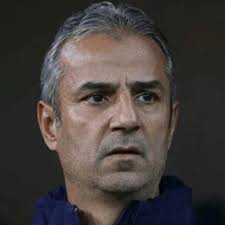
#> input picture resimesikleme/isokartal.jpeg, 225 x 225 px
$ python resimesikleme.py
#> lines starting #> are read from the running program, lines starting #| are printed output that depends on the picture; after the words box and inside, x2 and y2 are one past the last pixel; in counts of white or black regions, pixels touching at a corner belong together
import cv2
import matplotlib.pyplot as plt

# Görüntüyü oku ve renkli/gri formatlara çevir
img_color = cv2.cvtColor(cv2.imread("isokartal.jpeg"), cv2.COLOR_BGR2RGB)
img_gray = cv2.cvtColor(img_color, cv2.COLOR_RGB2GRAY)
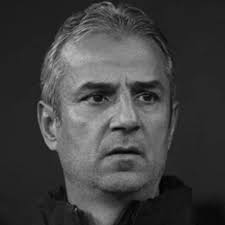
#> img_gray: shape (225, 225); min 1, max 190, mean 64.6

# Sabit threshold
_, thresh = cv2.threshold(img_gray, 60, 255, cv2.THRESH_BINARY)
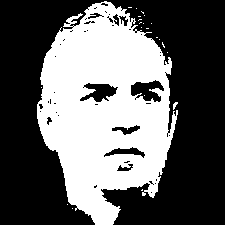
#> thresh: shape (225, 225); 39.2% white; 22 white regions (20 under 20 px), largest, box (x1, y1, x2, y2) and area: (37, 1, 178, 225) 19762, (173, 102, 178, 110) 22

# Adaptif threshold
adaptive_thresh = cv2.adaptiveThreshold(
    img_gray, 255, cv2.ADAPTIVE_THRESH_MEAN_C, cv2.THRESH_BINARY, 11, 8
)
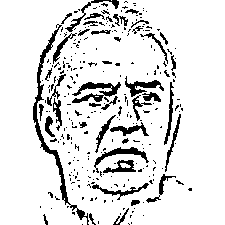
#> adaptive_thresh: shape (225, 225); 87.9% white; 275 black regions (232 under 20 px), largest, box (x1, y1, x2, y2) and area: (33, 24, 89, 225) 901, (72, 82, 121, 103) 444, (94, 147, 149, 173) 305

# Görsel başlıkları ve içerikleri
titles = ["Orijinal (Renkli)", "Gri Ton", "Sabit Threshold", "Adaptive Threshold"]
images = [img_color, img_gray, thresh, adaptive_thresh]

# Görselleri yanyana göster
plt.figure(figsize=(16, 4))
for i in range(4):
    plt.subplot(1, 4, i+1)
    plt.imshow(images[i], cmap="gray" if i > 0 else None)
    plt.title(titles[i])
    plt.axis("off")

plt.tight_layout()
plt.show()
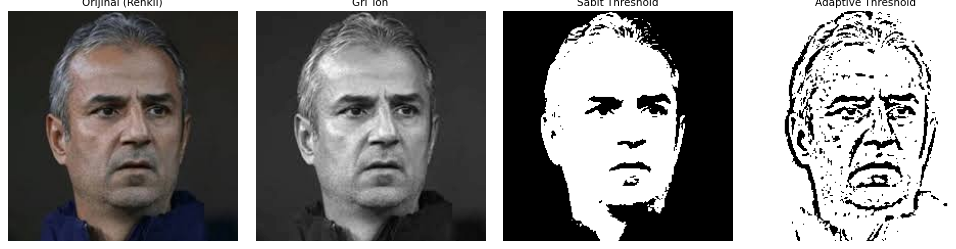
#> figure drawn by matplotlib, 4 panels
